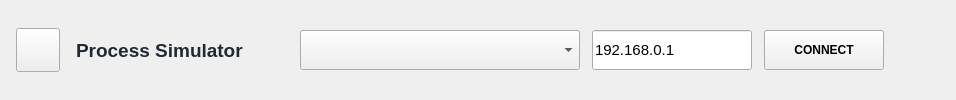
        <widget class="QWidget" name="headerWidget" native="true">
         <property name="minimumSize">
          <size>
           <width>0</width>
           <height>60</height>
          </size>
         </property>
         <property name="styleSheet">
          <string notr="true">
              #headerWidget {
                background-color: #ffffff;
                border-bottom: 2px solid #e5e7eb;
              }
            </string>
         </property>
         <layout class="QHBoxLayout" name="horizontalLayout_header">
          <property name="spacing">
           <number>16</number>
          </property>
          <property name="leftMargin">
           <number>16</number>
          </property>
          <property name="topMargin">
           <number>8</number>
          </property>
          <property name="rightMargin">
           <number>16</number>
          </property>
          <property name="bottomMargin">
           <number>8</number>
          </property>
          <item>
           <widget class="QPushButton" name="pushButton_menu">
            <property name="minimumSize">
             <size>
              <width>44</width>
              <height>44</height>
             </size>
            </property>
            <property name="maximumSize">
             <size>
              <width>44</width>
              <height>44</height>
             </size>
            </property>
            <property name="toolTip">
             <string>Toggle Menu</string>
            </property>
            <property name="text">
             <string/>
            </property>
            <property name="icon">
             <iconset resource="Resource.qrc">
              <normaloff>:/icon/media/icon/menu-4-32.ico</normaloff>:/icon/media/icon/menu-4-32.ico</iconset>
            </property>
            <property name="iconSize">
             <size>
              <width>24</width>
              <height>24</height>
             </size>
            </property>
            <property name="checkable">
             <bool>true</bool>
            </property>
           </widget>
          </item>
          <item>
           <widget class="QLabel" name="label_pageTitle">
            <property name="font">
             <font>
              <pointsize>14</pointsize>
              <weight>75</weight>
              <bold>true</bold>
             </font>
            </property>
            <property name="styleSheet">
             <string notr="true">
                    color: #1f2937;
                  </string>
            </property>
            <property name="text">
             <string>Process Simulator</string>
            </property>
           </widget>
          </item>
          <item>
           <spacer name="horizontalSpacer_header">
            <property name="orientation">
             <enum>Qt::Horizontal</enum>
            </property>
            <property name="sizeHint" stdset="0">
             <size>
              <width>40</width>
              <height>20</height>
             </size>
            </property>
           </spacer>
          </item>
          <item>
           <layout class="QHBoxLayout" name="horizontalLayout_connection">
            <property name="spacing">
             <number>12</number>
            </property>
            <item>
             <widget class="QComboBox" name="comboBox_networkPort">
              <property name="minimumSize">
               <size>
                <width>280</width>
                <height>40</height>
               </size>
              </property>
              <property name="toolTip">
               <string>Select Network Adapter</string>
              </property>
             </widget>
            </item>
            <item>
             <widget class="QLineEdit" name="lineEdit_IPAddress">
              <property name="minimumSize">
               <size>
                <width>160</width>
                <height>40</height>
               </size>
              </property>
              <property name="maximumSize">
               <size>
                <width>160</width>
                <height>40</height>
               </size>
              </property>
              <property name="font">
               <font>
                <pointsize>11</pointsize>
               </font>
              </property>
              <property name="text">
               <string>192.168.0.1</string>
              </property>
              <property name="placeholderText">
               <string>IP Address</string>
              </property>
             </widget>
            </item>
            <item>
             <widget class="QPushButton" name="pushButton_connect">
              <property name="minimumSize">
               <size>
                <width>120</width>
                <height>40</height>
               </size>
              </property>
              <property name="maximumSize">
               <size>
                <width>120</width>
                <height>40</height>
               </size>
              </property>
              <property name="font">
               <font>
                <weight>75</weight>
                <bold>true</bold>
               </font>
              </property>
              <property name="toolTip">
               <string>Connect to PLC</string>
              </property>
              <property name="text">
               <string>CONNECT</string>
              </property>
              <property name="icon">
               <iconset resource="Resource.qrc">
                <normaloff>:/icon/media/icon/plug_disconnect.svg</normaloff>
                <normalon>:/icon/media/icon/plug_connect.svg</normalon>:/icon/media/icon/plug_disconnect.svg</iconset>
              </property>
              <property name="iconSize">
               <size>
                <width>40</width>
                <height>40</height>
               </size>
              </property>
              <property name="checkable">
               <bool>true</bool>
              </property>
             </widget>
            </item>
            <item>
             <widget class="QLabel" name="Label_connectStatus">
              <property name="minimumSize">
               <size>
                <width>44</width>
                <height>44</height>
               </size>
              </property>
              <property name="maximumSize">
               <size>
                <width>44</width>
                <height>44</height>
               </size>
              </property>
              <property name="toolTip">
               <string>Connection Status</string>
              </property>
              <property name="text">
               <string/>
              </property>
              <property name="pixmap">
               <pixmap resource="Resource.qrc">:/icon/media/icon/status_nok.svg</pixmap>
              </property>
              <property name="scaledContents">
               <bool>true</bool>
              </property>
             </widget>
            </item>
           </layout>
          </item>
         </layout>
        </widget>
